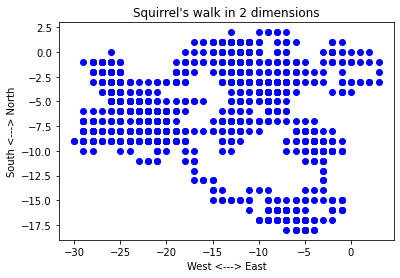

This chart was generated by the following Python code:
"""
Xinghua Peng
DS 2000: Intro to Programming with Data


Date: Sat Sep 24 19:35:48 2022
    
File: walk2d.py
    
Description: An updated version of the walk.py. This program plot the position pf the squirrel in two dimensions. 


"""

# Import the package
import random as rnd
import matplotlib.pyplot as plt

def main():
   
    time = 0
    positions_SN = 0
    positions_WE = 0
    
    while time <= 1000:
        
        # 1: South, 2: North, 3 & 4: West, 5 & 6: East
        walk_choice = rnd.randint(1,6) 
        
        if walk_choice == 1:
            positions_SN = positions_SN - 1
            
        elif walk_choice == 2:
             positions_SN = positions_SN + 1
             
        elif walk_choice == 3 or walk_choice == 4:
             positions_WE = positions_WE - 1
             
        elif walk_choice == 5 or walk_choice == 6:
                 positions_WE = positions_WE + 1
                 
        
        plt.plot(positions_WE, positions_SN, "o", color = "blue")
        
        time += 1
    
    # Set the x-axis and y-axis label for the graph
    plt.xlabel("West <---> East")
    plt.ylabel("South <---> North")
    
    # Set the title for the graph
    plt.title("Squirrel's walk in 2 dimensions")
    
    # Save the graph and exclude extra whitespace around the graph
    plt.savefig("walk2d.png", bbox_inches = "tight")
    
    # Display the current graph
    plt.show()
  
      
main()